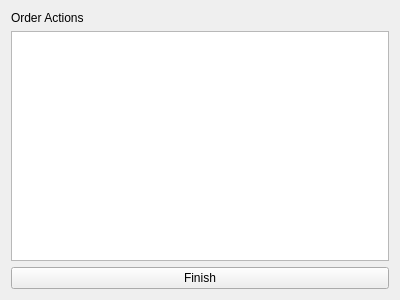
<?xml version="1.0" encoding="UTF-8"?>
<ui version="4.0">
 <class>OrderActionWidget</class>
 <widget class="QWidget" name="OrderActionWidget">
  <property name="geometry">
   <rect>
    <x>0</x>
    <y>0</y>
    <width>400</width>
    <height>300</height>
   </rect>
  </property>
  <property name="windowTitle">
   <string>Form</string>
  </property>
  <layout class="QVBoxLayout" name="verticalLayout_2">
   <item>
    <layout class="QVBoxLayout" name="verticalLayout">
     <item>
      <widget class="QLabel" name="label">
       <property name="text">
        <string>Order Actions</string>
       </property>
      </widget>
     </item>
     <item>
      <widget class="QListWidget" name="listWidget">
       <property name="dragDropMode">
        <enum>QAbstractItemView::InternalMove</enum>
       </property>
      </widget>
     </item>
     <item>
      <widget class="QPushButton" name="finishButton">
       <property name="text">
        <string>Finish</string>
       </property>
      </widget>
     </item>
    </layout>
   </item>
  </layout>
 </widget>
 <resources/>
 <connections/>
</ui>
